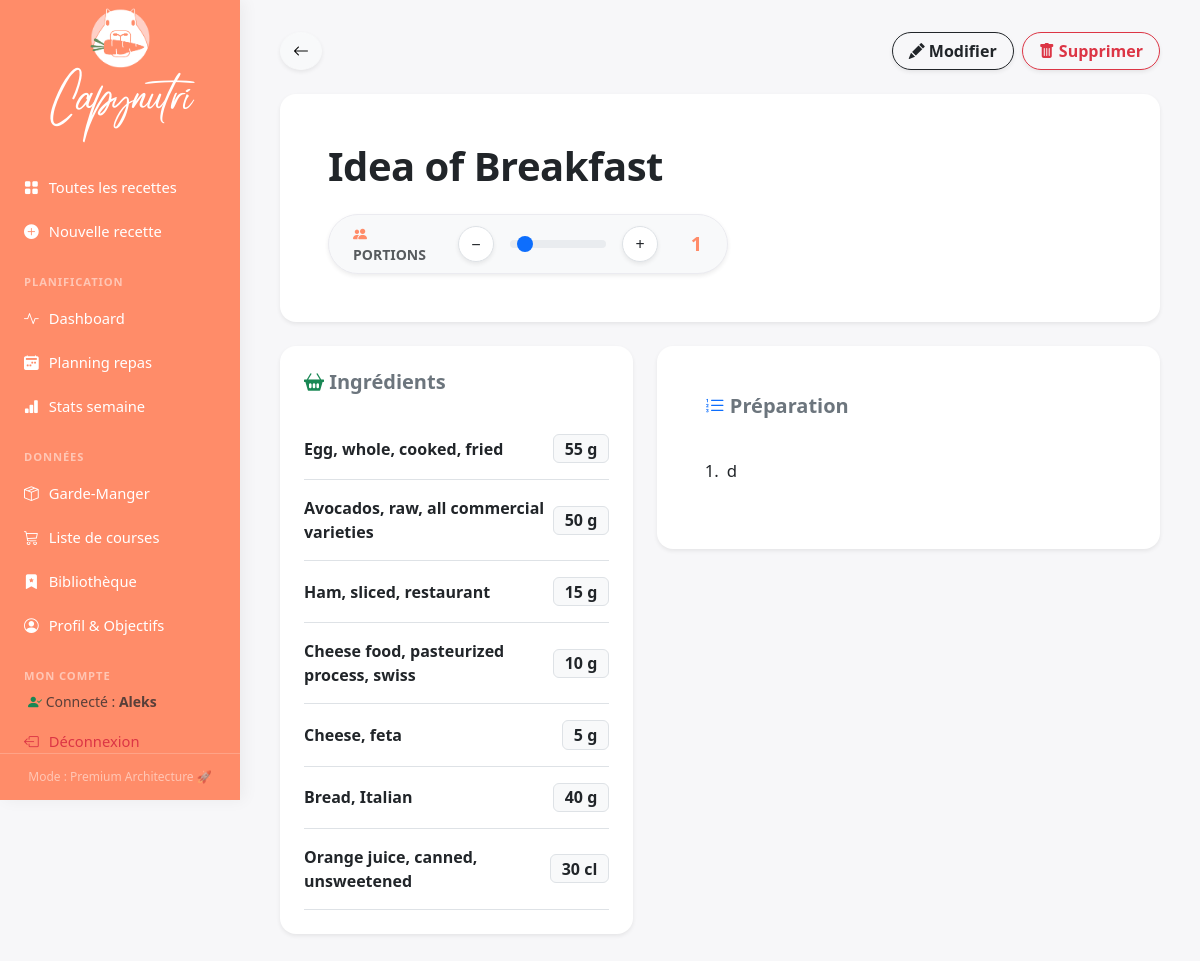
Screenshot of /recipe/3 (signed in) with the database file from the repository.
### tables this page shows
CREATE TABLE users (
                id INTEGER PRIMARY KEY AUTOINCREMENT,
                username TEXT UNIQUE NOT NULL,
                password_hash TEXT NOT NULL,
                created_at TIMESTAMP DEFAULT CURRENT_TIMESTAMP
            );

CREATE TABLE recipes (
                id           INTEGER PRIMARY KEY AUTOINCREMENT,
                name         TEXT NOT NULL,
                category_id  INTEGER REFERENCES categories(id) ON DELETE SET NULL,
                servings     REAL NOT NULL DEFAULT 1,
                instructions TEXT,
                created_at   TIMESTAMP DEFAULT CURRENT_TIMESTAMP
            );

CREATE TABLE ingredients (
                id        INTEGER PRIMARY KEY AUTOINCREMENT,
                recipe_id INTEGER NOT NULL REFERENCES recipes(id) ON DELETE CASCADE,
                name      TEXT NOT NULL,
                quantity  REAL NOT NULL,
                unit      TEXT NOT NULL DEFAULT '',
    kcal  REAL,
    protein_g  REAL,
    carbs_g  REAL,
    fat_g  REAL,
    sugars_g  REAL,
    fiber_g  REAL,
    saturated_g  REAL,
    monounsat_g  REAL,
    polyunsat_g  REAL,
    sodium_mg  REAL,
    calcium_mg  REAL,
    iron_mg  REAL,
    potassium_mg  REAL,
    magnesium_mg  REAL,
    zinc_mg  REAL,
    vit_a_mcg  REAL,
    vit_c_mg  REAL,
    vit_d_mcg  REAL,
    vit_b1_mg  REAL,
    vit_b2_mg  REAL,
    vit_b3_mg  REAL,
    vit_b6_mg  REAL,
    vit_b9_mcg  REAL,
    vit_b12_mcg  REAL,
    cholesterol_mg  REAL,
    trans_fat_g  REAL,
    omega3_g  REAL,
    omega6_g  REAL,
    phosphorus_mg  REAL,
    selenium_mcg  REAL,
    copper_mg  REAL,
    manganese_mg  REAL,
    vit_e_mg  REAL,
    vit_k_mcg  REAL,
                _placeholder INTEGER
            , library_id INTEGER REFERENCES ingredient_library(id) ON DELETE SET NULL);

### routes/recipes.py (the view, shortened to what this page needs)
@recipes_bp.route("/recipe/<int:recipe_id>")
@login_required
def view_recipe(recipe_id):
    recipe = crud.get_recipe(recipe_id)
    if not recipe:
        flash("Recette introuvable.", "error")
        return redirect(url_for("recipes.index"))
    servings = request.args.get("servings", recipe.servings, type=float)
    scale = recipe.scale_factor(servings)
    best_prices = pricing_db.get_best_prices([ingredient.name for ingredient in recipe.ingredients])
    base_cost = 0.0
    for ingredient in recipe.ingredients:
        prices = best_prices.get(normalize_string(ingredient.name))
        ingredient.estimated_cost = 0.0
        ingredient.cheapest_shop = None
        if not prices:
            continue
    cost_per_serving = base_cost / recipe.servings if recipe.servings > 0 else 0
    return render_template(
        "recipe.html",
        recipe=recipe,
        servings=servings,
        scale=scale,
        base_cost=base_cost,
        cost_per_serving=cost_per_serving,
        all_tags=crud.list_tags(),
        shops=pricing_db.get_shops(),
    )

### app.py (called while the page is built)
@login_manager.user_loader
def load_user(user_id):
    return crud.get_user_by_id(int(user_id))

@app.before_request
def require_login():
    if request.endpoint in PUBLIC_ENDPOINTS or current_user.is_authenticated:
        return None
    if request.endpoint:
        return redirect(url_for('auth.login'))
    return None

### crud.py (called while the page is built)
def get_user_by_id(user_id: int) -> Optional[User]:
    with get_connection() as conn:
        row = conn.execute("SELECT * FROM users WHERE id = ?", (user_id,)).fetchone()
        return User(id=row["id"], username=row["username"], password_hash=row["password_hash"]) if row else None

def list_tags() -> list[dict]:
    with get_connection() as conn:
        return [dict(row) for row in conn.execute("SELECT id, name, color, icon FROM tags ORDER BY name")]

def _fetch_ingredients(conn, recipe_id: int) -> list[Ingredient]:
    fields_list = ["id", "name", "quantity", "unit", "library_id", *NUTRIENT_FIELDS]
    rows = conn.execute(
        f"SELECT {','.join(fields_list)} FROM ingredients WHERE recipe_id = ? ORDER BY id",
        (recipe_id,),
    ).fetchall()
    return [
        Ingredient(
            id=row["id"],
            recipe_id=recipe_id,
            name=row["name"],
            quantity=row["quantity"],
            unit=row["unit"],
            library_id=row["library_id"],
            **{field: row[field] for field in NUTRIENT_FIELDS},
        )
        for row in rows
    ]

### db.py (called while the page is built)
def get_connection() -> sqlite3.Connection:
    conn = sqlite3.connect(DB_PATH)
    conn.row_factory = sqlite3.Row
    conn.execute("PRAGMA foreign_keys = ON")
    return conn

### models.py (called while the page is built)
    def scale_factor(self, desired_servings: float) -> float:
        return desired_servings / self.servings if self.servings else 1.0

### pricing_db.py (called while the page is built)
def get_pricing_conn() -> sqlite3.Connection:
    conn = sqlite3.connect(DB_PATH)
    conn.row_factory = sqlite3.Row
    conn.execute("PRAGMA foreign_keys = ON")
    return conn

def get_shops() -> list[dict]:
    with get_pricing_conn() as conn:
        return [dict(r) for r in conn.execute("SELECT * FROM shops ORDER BY name")]

### utils.py (called while the page is built)
def normalize_string(s: str) -> str:
    if not s:
        return ""
    s = s.strip().lower()
    s = s.replace("æ", "ae").replace("ø", "o").replace("å", "a")
    s = unicodedata.normalize("NFKD", s)
    s = s.encode("ascii", "ignore").decode()
    s = re.sub(r"[^a-z0-9 ]", "", s)
    return re.sub(r"\s+", " ", s).strip()

### templates/recipe.html (shortened to what this page needs)
{% extends "base.html" %}
{% block content %}
<div class="d-flex flex-wrap justify-content-between align-items-center mb-4 gap-3">
  <a href="{{ url_for('recipes.index') }}" class="btn btn-light rounded-circle shadow-sm" title="Retour aux recettes">
    <i class="bi bi-arrow-left"></i>
  </a>
  <div class="d-flex gap-2">
    <a href="{{ url_for('recipes.edit_recipe', recipe_id=recipe.id) }}" class="btn btn-outline-dark rounded-pill fw-bold shadow-sm px-3">
      <i class="bi bi-pencil-fill"></i> <span class="d-none d-sm-inline">Modifier</span>
    </a>
    <form id="deleteRecipeForm" method="post" action="{{ url_for('recipes.delete_recipe', recipe_id=recipe.id) }}">
      <button type="button" onclick="confirmDelete('{{ recipe.name|replace("'", "\\'") }}')" class="btn btn-outline-danger rounded-pill fw-bold shadow-sm px-3">
        <i class="bi bi-trash-fill"></i> <span class="d-none d-sm-inline">Supprimer</span>
      </button>
    </form>
  </div>
</div>
<div class="card border-0 shadow-sm rounded-4 mb-4 bg-white position-relative overflow-hidden">
  <div class="card-body p-4 p-md-5">
    <div class="d-flex flex-wrap justify-content-between align-items-start gap-3 mb-3">
      <div>
        <h1 class="fw-bold mb-0 text-dark" style="font-size: 2.5rem; letter-spacing: -0.5px;">{{ recipe.name }}</h1>
      </div>
    </div>
    {% if recipe.ingredients %}
    <div class="bg-light rounded-pill p-2 d-flex align-items-center gap-3 shadow-sm mt-4" style="max-width: 400px; border: 1px solid #ebebf0;">
      <div class="px-3 fw-bold text-muted small text-uppercase"><i class="bi bi-people-fill text-accent"></i> Portions</div>
      <button class="btn btn-white bg-white rounded-circle shadow-sm border" id="btnMinus" style="width:36px;height:36px;padding:0; flex-shrink: 0;">−</button>
      <input type="range" class="form-range" id="servingSlider" min="0.5" max="{{ [recipe.servings * 6, 20]|min }}" step="0.5" value="{{ servings }}">
      <button class="btn btn-white bg-white rounded-circle shadow-sm border" id="btnPlus" style="width:36px;height:36px;padding:0; flex-shrink: 0;">+</button>
      <div class="fw-bold fs-5 text-accent text-center" id="servingDisplay" style="min-width: 45px;">
        {{ servings|int if servings == servings|int else servings }}
      </div>
    </div>
    {% endif %}
  </div>
</div>
<div class="row g-4">
  <div class="col-lg-5 d-flex flex-column gap-4">
    {% if recipe.ingredients %}
    <div class="card border-0 shadow-sm rounded-4 bg-white">
      <div class="card-body p-4">
        <h5 class="fw-bold text-secondary mb-4"><i class="bi bi-basket2-fill text-success"></i> Ingrédients</h5>
        <ul class="list-group list-group-flush" id="ingTable">
          {% for ing in recipe.ingredients %}
          <li class="list-group-item d-flex justify-content-between align-items-center px-0 py-3 border-bottom">
            <span class="fw-bold text-dark">{{ ing.name }}</span>
            <span class="badge bg-light text-dark border fs-6 ing-qty" data-base="{{ ing.quantity }}" data-unit="{{ ing.unit }}">
              {{ ing.quantity|int if ing.quantity == ing.quantity|int else ing.quantity }}{% if ing.unit %}&nbsp;{{ ing.unit }}{% endif %}
            </span>
          </li>
          {% endfor %}
        </ul>
      </div>
    </div>
    {% endif %}
  </div>
  {% if recipe.instructions %}
  <div class="col-lg-7">
    <div class="card border-0 shadow-sm rounded-4 bg-white">
      <div class="card-body p-4 p-md-5">
        <h5 class="fw-bold text-secondary mb-4"><i class="bi bi-list-ol text-primary"></i> Préparation</h5>
        <ol class="list-group list-group-numbered list-group-flush" style="font-size: 1.05rem; line-height: 1.6;">
          {% for step in recipe.instructions.split('\n') %}
            {% if step.strip() %}
              <li class="list-group-item d-flex justify-content-between align-items-start border-0 py-3 px-0">
                <div class="ms-2 me-auto text-dark">{{ step.strip() }}</div>
              </li>
            {% endif %}
          {% endfor %}
        </ol>
      </div>
    </div>
  </div>
  {% endif %}
</div>
{% endblock %}

### templates/base.html (shortened to what this page needs)
<!DOCTYPE html>
<html lang="fr">
<head>
  <link href="https://cdn.jsdelivr.net/npm/bootstrap@5.3.3/dist/css/bootstrap.min.css" rel="stylesheet">
  <link href="https://cdn.jsdelivr.net/npm/bootstrap-icons@1.11.3/font/bootstrap-icons.css" rel="stylesheet">
  <link rel="stylesheet" href="{{ url_for('static', filename='css/dashboard.css') }}">
</head>
<body>
{% macro nav_link(endpoint, icon, text) %}
  <a href="{{ url_for(endpoint) }}" class="{{ 'active' if request.endpoint == endpoint else '' }}">
    <i class="bi {{ icon }}"></i> {{ text }}
  </a>
{% endmacro %}
<aside id="sidebar">
  <div class="brand d-flex flex-column align-items-center mb-4 mt-2">
    <img src="{{ url_for('static', filename='logo.png') }}" alt="Logo Capynutri" style="height: 60px; border-radius: 12px; margin-bottom: 10px;">
    <div style="font-family: 'Radicalis', cursive; color: #ffffff; font-size: 2.2rem; margin-top: -5px;">
      Capynutri
    </div>
  </div>
  <nav>
    <a href="{{ url_for('recipes.index') }}" class="{{ 'active' if request.endpoint == 'recipes.index' and not request.args.get('tag') else '' }}">
      <i class="bi bi-grid-fill"></i> Toutes les recettes
    </a>
    {{ nav_link('recipes.new_recipe', 'bi-plus-circle-fill', 'Nouvelle recette') }}
    <div class="nav-section">Planification</div>
    {{ nav_link('tracking.dashboard', 'bi-activity', 'Dashboard') }}
    {{ nav_link('planning.week_view', 'bi-calendar2-week-fill', 'Planning repas') }}
    {{ nav_link('tracking.week_stats', 'bi-bar-chart-fill', 'Stats semaine') }}
    <div class="nav-section">Données</div>
    {{ nav_link('planning.pantry', 'bi-box-seam', 'Garde-Manger') }}
    {{ nav_link('planning.shopping_list', 'bi-cart3', 'Liste de courses') }}
    <a href="{{ url_for('library.library') }}" class="{{ 'active' if request.endpoint in ['library.library', 'library.library_edit', 'library.library_tags'] else '' }}">
      <i class="bi bi-bookmark-star-fill"></i> Bibliothèque
    </a>
    {{ nav_link('tracking.profile', 'bi-person-circle', 'Profil & Objectifs') }}
    <div class="nav-section">Mon Compte</div>
    {% if current_user.is_authenticated %}
      <div class="px-3 mb-2 small text-muted">
        <i class="bi bi-person-check-fill text-success"></i> Connecté : <strong>{{ current_user.username }}</strong>
      </div>
      <a href="{{ url_for('auth.logout') }}" class="text-danger">
        <i class="bi bi-box-arrow-left"></i> Déconnexion
      </a>
    {% else %}
      {{ nav_link('auth.login', 'bi-box-arrow-in-right', 'Se connecter') }}
    {% endif %}
  </nav>
  <div class="sidebar-footer">Mode : Premium Architecture 🚀</div>
</aside>
<main id="main">
  {% block content %}{% endblock %}
</main>
</body>
</html>

### static/css/dashboard.css (style rules this page uses)
:root { --sidebar-width: 240px; --accent: #FF8C69; --accent-dark: #e8571a; --accent-green: #638F5A; --accent-soft: #FFCFC8; --sidebar-bg: #FF8C69; --sidebar-text: #ffffff; --sidebar-active: #ffffff; }
body { background: #f7f7f9; font-family: 'Segoe UI', system-ui, sans-serif; }
#sidebar { position: fixed; top: 0; left: 0; height: 100vh; width: var(--sidebar-width); background: var(--sidebar-bg); display: flex; flex-direction: column; z-index: 100; transition: transform .25s ease; box-shadow: 4px 0 15px rgba(0,0,0,0.05); }
#sidebar nav { padding: 16px 12px; flex: 1; overflow-y: auto; }
#sidebar nav a { display: flex; align-items: center; gap: 10px; padding: 10px 12px; border-radius: 8px; color: var(--sidebar-text); text-decoration: none; font-size: .92rem; margin-bottom: 2px; transition: background .15s, color .15s, transform .15s; }
#sidebar nav .nav-section { font-size: .7rem; font-weight: 700; letter-spacing: .08em; text-transform: uppercase; color: rgba(255,255,255,.5); padding: 20px 12px 6px; }
#sidebar .sidebar-footer { padding: 14px 20px; font-size: .75rem; color: rgba(255,255,255,.5); border-top: 1px solid rgba(255,255,255,.2); text-align: center; }
#main { margin-left: var(--sidebar-width); min-height: 100vh; padding: 32px 40px; }
.text-accent { color: var(--accent) !important; }

### rows the page displays
users: username "Aleks"
recipes: name "Idea of Breakfast", servings "1"
ingredients: name "Egg, whole, cooked, fried", quantity "55", unit "g"
ingredients: name "Avocados, raw, all commercial varieties", quantity "50", unit "g"
ingredients: name "Ham, sliced, restaurant", quantity "15", unit "g"
ingredients: name "Cheese food, pasteurized process, swiss", quantity "10", unit "g"
ingredients: name "Cheese, feta", quantity "5", unit "g"
ingredients: name "Bread, Italian", quantity "40", unit "g"
ingredients: name "Orange juice, canned, unsweetened", quantity "30", unit "cl"

### other values shown
{{ text }} "Nouvelle recette Dashboard Planning repas Stats semaine Garde-Manger Liste de courses Profil & Objectifs"
{{ step.strip() }} "d"
